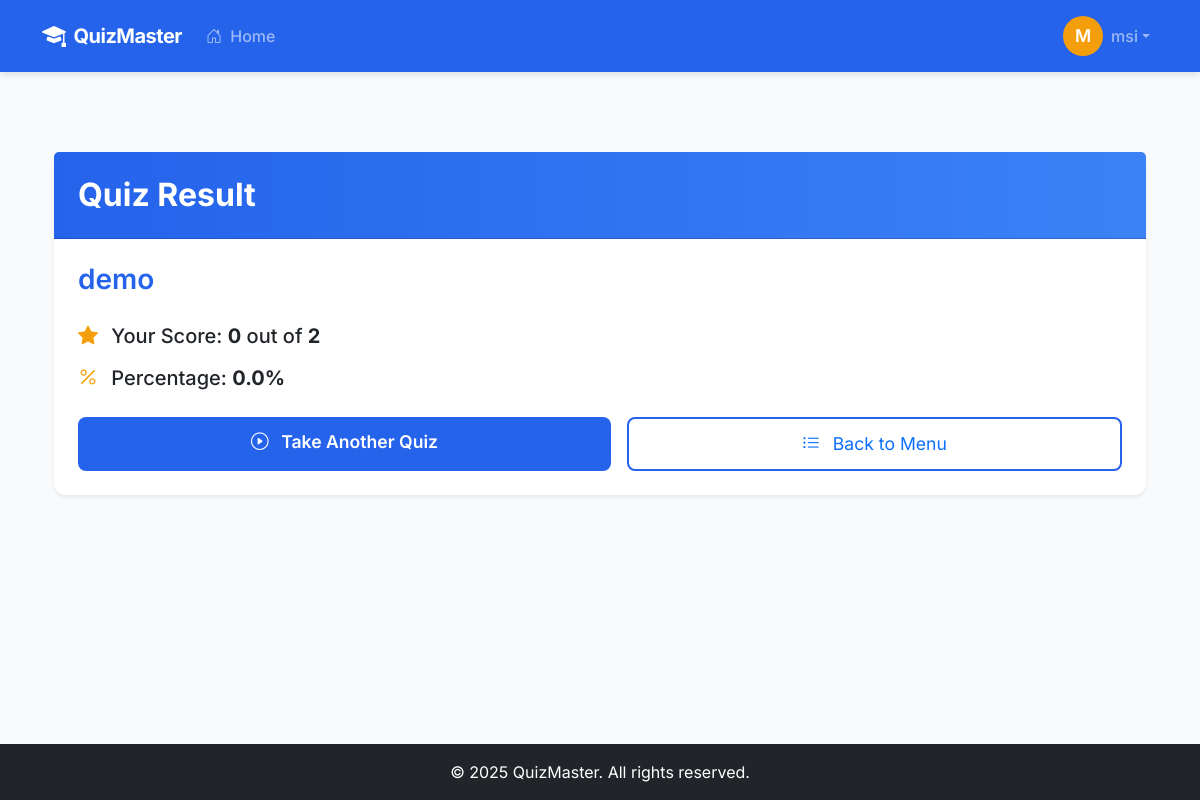
/1/result/3/ (signed in), run on an earlier commit of the app's database.
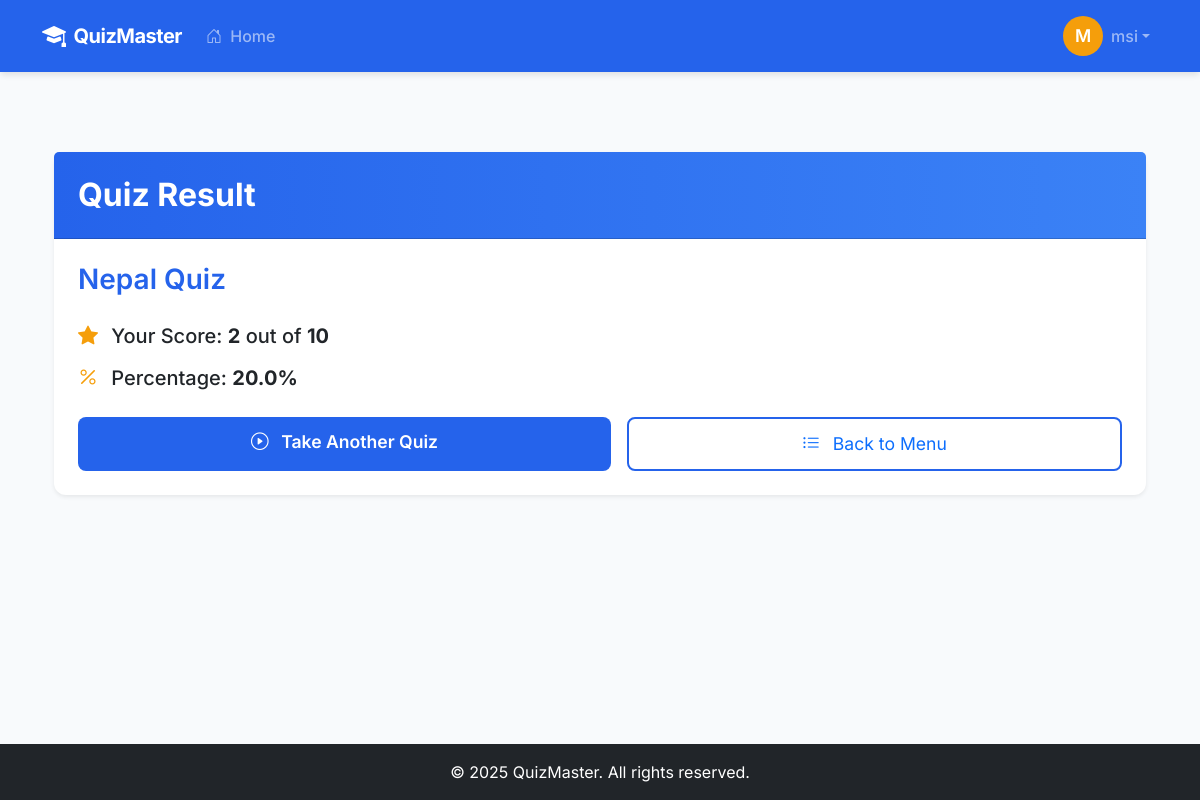
And on a later commit of the database.
### quiz/models.py (models this page shows, shortened)
class Quiz(models.Model):
    title = models.CharField(max_length=200)
    description = models.TextField(blank=True, default="")
    created_at = models.DateTimeField(auto_now_add=True)
    time_limit = models.IntegerField(
        null=True,
        blank=True,
        help_text="Time limit in seconds. Leave blank for no limit.",
        validators=[MinValueValidator(60)],  # Minimum 1 minute
        default=None  # Default set to None
    )
    passing_score = models.DecimalField(
        max_digits=5,
        decimal_places=2,
        null=True,
        blank=True,
        validators=[MinValueValidator(0), MaxValueValidator(100)],
        help_text="Passing score percentage. Leave blank if no passing score is required.",
        default=None  # Default set to None
    )
    is_active = models.BooleanField(default=True)
    class Meta:
        ordering = ['-created_at']
        verbose_name_plural = "Quizzes"

### quiz/views.py (the view)
# urls.py: path('<int:quiz_id>/result/<int:result_id>/', views.quiz_result, name='quiz_result'),
@login_required(login_url='/login/')
def quiz_result(request, quiz_id, result_id):
    quiz = get_object_or_404(Quiz, id=quiz_id)
    result = get_object_or_404(Result, id=result_id, user=request.user, quiz=quiz)
    total_questions = quiz.questions.count()
    percentage = (result.score / total_questions * 100) if total_questions > 0 else 0
    submissions = UserSubmission.objects.filter(user=request.user, quiz=quiz).order_by('created_at')
    context = {
        'quiz': quiz,
        'result': result,
        'score': result.score,
        'total_questions': total_questions,
        'percentage': round(percentage, 1),
        'submissions': submissions,
        'passing_score': quiz.passing_score,
        'passed': percentage >= quiz.passing_score if quiz.passing_score is not None else None,
    }
    return render(request, 'quiz_result.html', context)

### templates/quiz_result.html (shortened to what this page needs)
{% extends "base.html" %}
{% block content %}
<div class="container py-5">
  <div class="card shadow-sm border-0 animate-fade-in" style="border-radius: 12px;">
    <div class="card-header p-4" style="background: linear-gradient(to right, var(--primary-color), var(--secondary-color)); color: #fff;">
      <h2 class="mb-0 fw-bold">Quiz Result</h2>
    </div>
    <div class="card-body p-4">
      <h3 class="mb-4 fw-semibold" style="color: var(--primary-color);">
        {{ quiz.title }}
      </h3>
      <div class="result-details mb-4">
        <p class="lead fw-medium">
          <i class="bi bi-star-fill me-2" style="color: var(--accent-color);"></i>
          Your Score: <span class="fw-bold">{{ score }}</span> out of <span class="fw-bold">{{ total_questions }}</span>
        </p>
        <p class="lead fw-medium">
          <i class="bi bi-percent me-2" style="color: var(--accent-color);"></i>
          Percentage: <span class="fw-bold">{{ percentage }}%</span>
        </p>
      </div>
      <div class="d-flex gap-3">
        <a href="{% url 'quiz_menu' %}" class="btn btn-primary btn-lg flex-grow-1">
          <i class="bi bi-play-circle me-2"></i> Take Another Quiz
        </a>
        <a href="{% url 'quiz_menu' %}" class="btn btn-outline-primary btn-lg flex-grow-1">
          <i class="bi bi-list-ul me-2"></i> Back to Menu
        </a>
      </div>
    </div>
  </div>
</div>
{% endblock %}

What changed in the data, as far as the page shows it:
changed Quiz: title "demo" → "Nepal Quiz"
Also different on the page:
{{ score }}: "0" → "2"
{{ total_questions }}: "2" → "10"
{{ percentage }}: "0.0" → "20.0"
